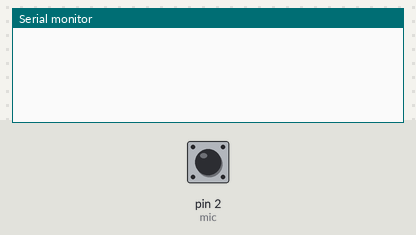
Recording of a sketch running on a simulated Arduino Uno, built with avr-gcc and run on an emulated ATmega328P. On the bench: the last lines printed to the serial monitor. Inputs (shaded band) come from the test bench; at power-on: pin 2 (mic) LOW.

Above: at 1.2 s.
1.3 s: pin 2 (mic) driven HIGH
At 2.7 s:
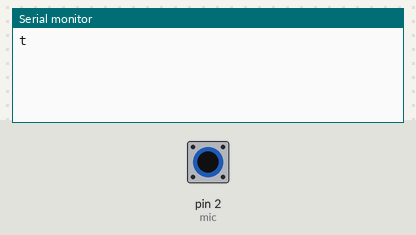
3.0 s: pin 2 (mic) pulsed LOW 2 times (0.12 s each, 0.3 s apart)
At 4.1 s:
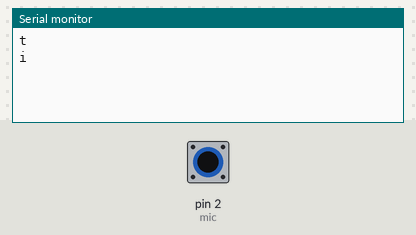
5.1 s: pin 2 (mic) pulsed LOW 5 times (0.12 s each, 0.3 s apart)
At 7.6 s:
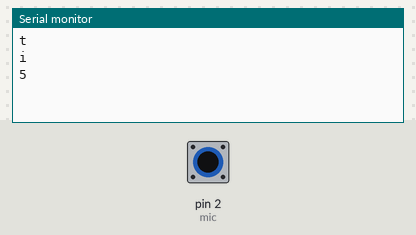

Measured:
- after the input at 1.3 s, the serial monitor: prints a new line after 0.23 s (image 1)
- after the input at 3.0 s, the serial monitor: prints a new line after 0.65 s (image 2)
- after the input at 5.1 s, the serial monitor: prints a new line after 1.6 s (image 3)

The sketch:

decode_final.ino
```cpp
const int mic = 2;
static String m[] =  {".-", "-...", "-.-.", "-..", ".", "..-.", "--.", "....", "..", ".---", "-.-", ".-..", "--", "-.", "---", ".--.", "--.-", ".-.", "...", "-", "..-", "...-", ".--", "-..-", "-.--", "--..","-----",".----","..---","...--","....-",".....","-....","--...","---..","----.",".-.-.-","---...","--..--","-.-.-.","..--..","-.-.--"};
const int T = 80;
String a;
const int deb_delay = T * 0.9;
unsigned long p1, p2, p2_old, store_num = 0, signal_time = 0;
char store[100];

void debounce() {
  while(1) {
    while(digitalRead(mic) == HIGH) {
      long t1 = millis();
      while(digitalRead(mic) == HIGH) {
        long t2 = millis();
        long space = t2 - t1;
        if(space > deb_delay) {
          return;
        }
      }
    }
  }
}

void decode() {
  int found = 0;
  char c;
  for(int i = 0; i < 42; ++i) {
    if(m[i] == a) {
      found = 1;
      if(i <= 25) {
        c = 'a' + i;
      }
      else if(i <= 35) {
        c = '0' + i - 26;
      }
      else {
        switch(i) {
          case 36: c = '.'; break;
          case 37: c = ':'; break;
          case 38: c = ','; break;
          case 39: c = ';'; break;
          case 40: c = '?'; break;
          case 41: c = '!'; break;
        }
      }
      Serial.print(c);
      break;
    }
  }
  if(!found) {
    Serial.print("_");
  }
  a = "";
}

void setup() {
  Serial.begin(115200);
  pinMode(mic, INPUT);
}

void loop() {
  p1 = millis();
  int nosignal_time = p1-p2;
  if(nosignal_time > T * 2 && p2_old != p2){
    decode();
    p2_old = p2;
  }
  while(digitalRead(mic) == LOW){
    if(nosignal_time > T * 5) {
      if(nosignal_time < T * 15) {
        Serial.print(" ");
      }
      else {
        Serial.println("");
      }
    }
    debounce();
    p2 = millis();
    signal_time = p2 - deb_delay - p1;
    if(signal_time > T * 0.5) {
      if(signal_time <= 2.7 * T) {
        a = a + '.';
      }
      else {
        a = a + '-';
      }
    }
  }
}
```
